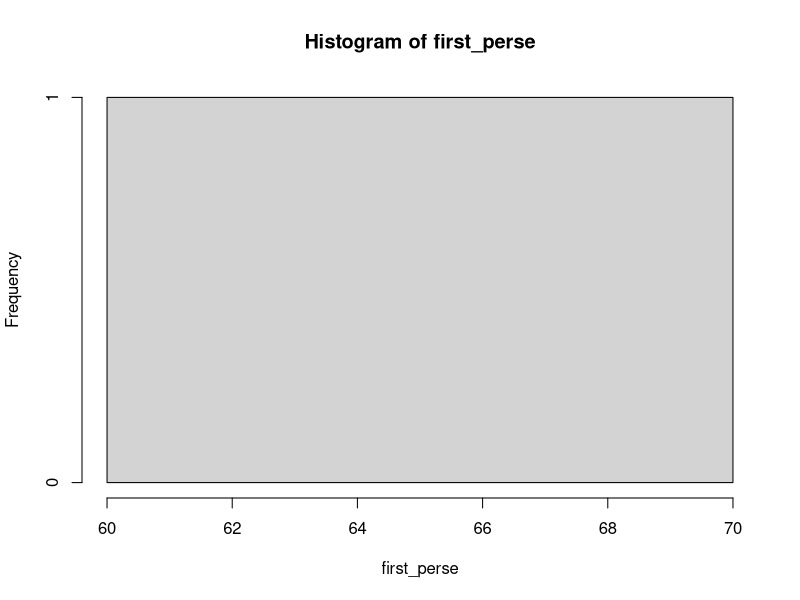

Generate this figure with R:
#hen harrier meg

#simualte the probability test runs 

#no.years = first year of birds

first_perse <- rbinom(n = 1, size = 120, prob = 0.6192) #estimating for the 17 years
hist(first_perse)
first_perse

df <- data.frame()
n_iterations <- 1000

for (i in 1:n_iterations){
  # Random sample simulation
  sample <- rbinom(n = 1, size = 13, prob = 0.6192) #size <- no. firstyrs
  
  # Create data frame
  df <- rbind(df, sample)
}


#simulate for scotlands upper and lower bound size or use the average, 

# Population estimates

england_2010 = 12
england_2016 = 4
mean_england <-mean(c(england_2010, england_2016))
sd_england <- sd(c(england_2010, england_2016))

# productivity 2002-2008
eng_product <- 1.57
sd_product <- 0.51

# first year birds 
england_firstyr <- mean_england * eng_product
england_firstyr_sd <- sd_england * sd_product


se_difference <- england_firstyr_sd

# Calculate the 95% confidence interval
lower_ci <- england_firstyr - 1.96 * se_difference
upper_ci <- england_firstyr + 1.96 * se_difference

# Print the results
cat("Mean of difference: ", england_firstyr, "\n")
cat("95% CI of difference: [", lower_ci, ", ", upper_ci, "]\n")

# how do you carry through the variability in size/number of trials


#scotland
